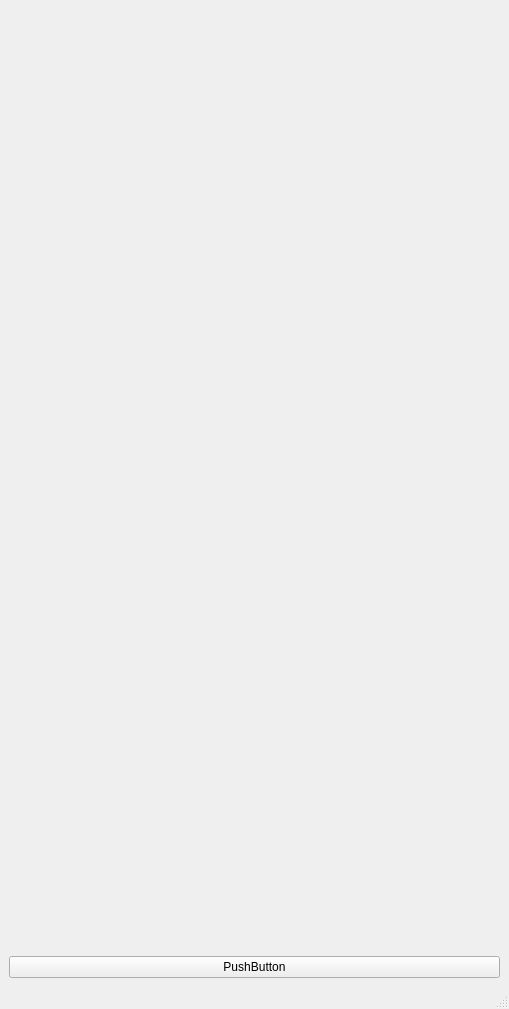
<?xml version="1.0" encoding="UTF-8"?>
<ui version="4.0">
 <class>MainWindow</class>
 <widget class="QMainWindow" name="MainWindow">
  <property name="geometry">
   <rect>
    <x>0</x>
    <y>0</y>
    <width>509</width>
    <height>1009</height>
   </rect>
  </property>
  <property name="windowTitle">
   <string>MainWindow</string>
  </property>
  <widget class="QWidget" name="centralwidget">
   <layout class="QVBoxLayout" name="verticalLayout">
    <item>
     <widget class="QWidget" name="widgetWin" native="true">
      <property name="sizePolicy">
       <sizepolicy hsizetype="Expanding" vsizetype="Preferred">
        <horstretch>0</horstretch>
        <verstretch>0</verstretch>
       </sizepolicy>
      </property>
      <layout class="QVBoxLayout" name="widgetLayout"/>
     </widget>
    </item>
    <item>
     <widget class="QPushButton" name="pushButton">
      <property name="text">
       <string>PushButton</string>
      </property>
     </widget>
    </item>
   </layout>
  </widget>
  <widget class="QMenuBar" name="menubar">
   <property name="geometry">
    <rect>
     <x>0</x>
     <y>0</y>
     <width>509</width>
     <height>25</height>
    </rect>
   </property>
  </widget>
  <widget class="QStatusBar" name="statusbar"/>
 </widget>
 <resources/>
 <connections/>
</ui>
